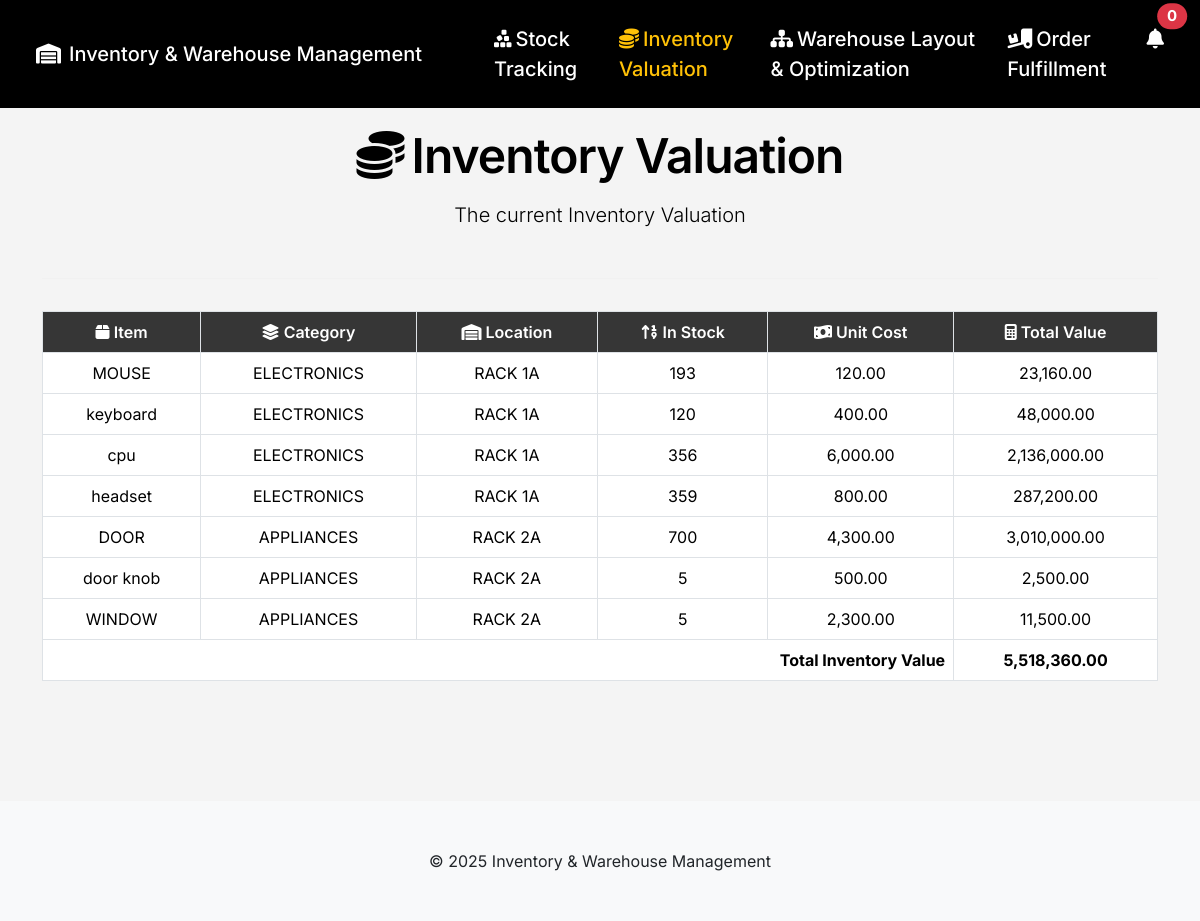
/inventory-valuation.php, run on an earlier commit of the app's database.
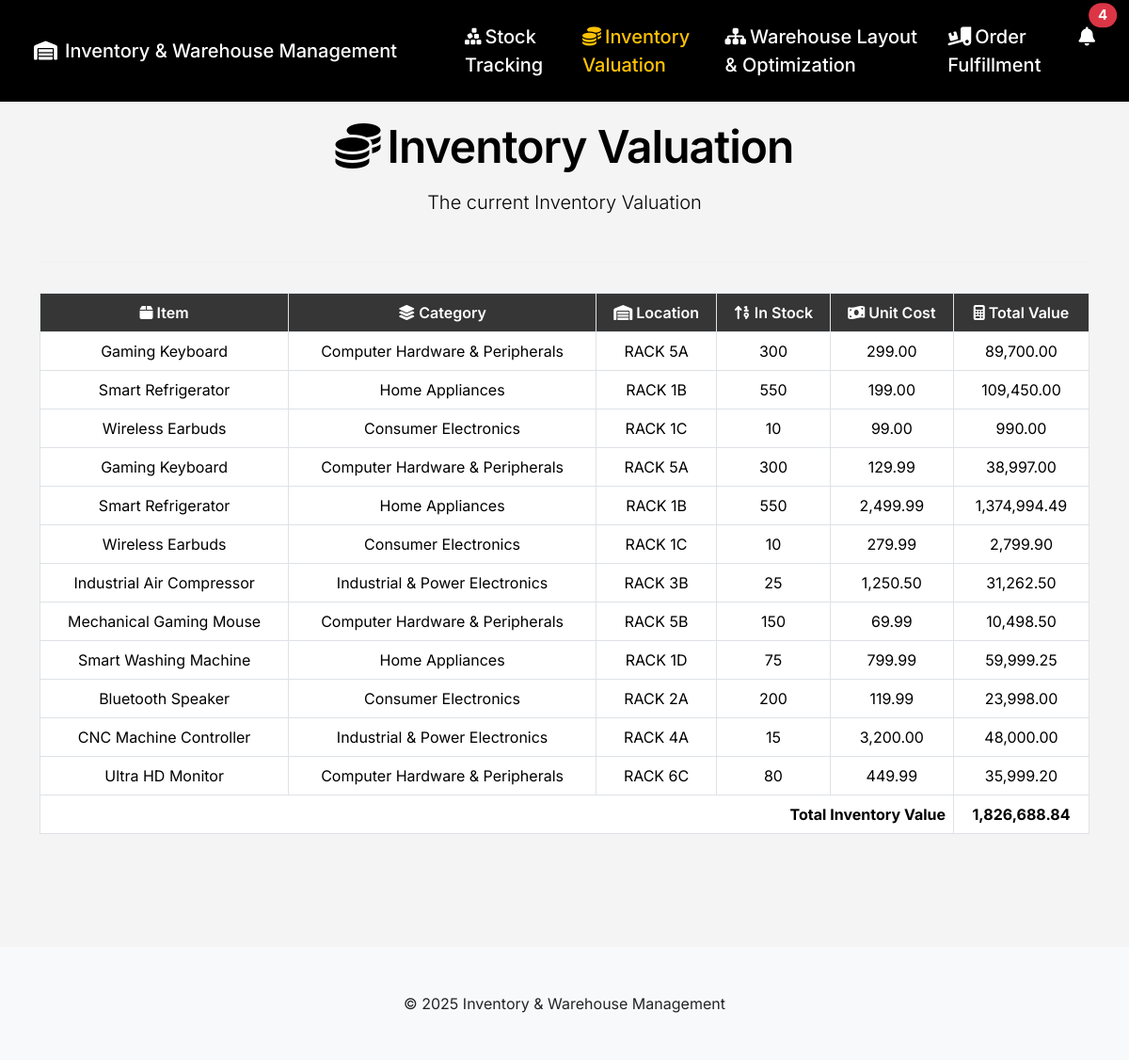
And on a later commit of the database.
### tables this page shows
CREATE TABLE `stocks` (
  `item` varchar(100) NOT NULL,
  `bar` varchar(255) NOT NULL,
  `category` varchar(100) NOT NULL,
  `location` varchar(100) NOT NULL,
  `price` float(255,2) NOT NULL,
  `id` int(10) NOT NULL,
  `stock` int(255) DEFAULT NULL,
  `notified` tinyint(1) DEFAULT 0
);

### inventory-valuation.php (the view, shortened to what the changed rows need)
<?php
include "config/config.php";
?>
<!DOCTYPE html>
<html lang="en">
<head>
    <link rel="stylesheet" href="https://cdn.jsdelivr.net/npm/bootstrap@5.3.3/dist/css/bootstrap.min.css">
    <link rel="stylesheet" href="https://cdnjs.cloudflare.com/ajax/libs/font-awesome/6.5.2/css/all.min.css">
    <link rel="stylesheet" href="https://cdn.datatables.net/1.13.7/css/dataTables.bootstrap5.min.css">
    <link rel="stylesheet" href="https://cdnjs.cloudflare.com/ajax/libs/animate.css/4.1.1/animate.min.css"/>
</head>
<body>
    <nav class="navbar navbar-expand-lg navbar-dark fixed-top py-3">
        <div class="container-fluid">
            <div class="collapse navbar-collapse justify-content-end" id="navbarNav">
                <ul class="navbar-nav gap-3">
                    <li>
                        <div class="nav-item dropdown me-3">
                           <a class="nav-link position-relative" href="#" id="notificationDropdown" data-bs-toggle="dropdown" aria-expanded="false" onclick="markNotificationsSeen()">
                                <i class="fa-solid fa-bell"></i>
                                <span class="position-absolute top-0 start-100 translate-middle badge rounded-pill bg-danger">
                                    <?php
                                    $query = "SELECT COUNT(*) as con FROM stocks WHERE stock < 49 AND notified = 0";
                                    $result = mysqli_query($conn, $query);
                                    echo mysqli_fetch_array($result)['con'];
                                    ?>
                                </span>
                            </a>
                        </div>
                    </li>
                </ul>
            </div>
        </div>
    </nav>
    <div class="container text-center flex-grow-1" style="margin-top: 120px; padding-bottom: 2rem;">
        <div class="main-container section-image-animate">
            <div class="table-responsive mb-4">
                <table class="table table-bordered align-middle" id="valuationTable">
                    <thead>
                        <tr>
                            <th scope="col"><i class="fa-solid fa-box"></i> Item</th>
                            <th scope="col"><i class="fa-solid fa-layer-group"></i> Category</th>
                            <th scope="col"><i class="fa-solid fa-warehouse"></i> Location</th>
                            <th scope="col"><i class="fa-solid fa-sort-numeric-up"></i> In Stock</th>
                            <th scope="col"><i class="fa-solid fa-money-bill-wave"></i> Unit Cost</th>
                            <th scope="col"><i class="fa-solid fa-calculator"></i> Total Value</th>
                        </tr>
                    </thead>
                    <tbody>
                        <?php
                            $query = "SELECT *, (price * stock) as totalCost FROM stocks";
                            $res = mysqli_query($conn, $query);
                            while ($data = mysqli_fetch_array($res)) {
                        ?>
                        <tr>
                            <td><?php echo htmlspecialchars($data['item']); ?></td>
                            <td><?php echo htmlspecialchars($data['category']); ?></td>
                            <td><?php echo htmlspecialchars($data['location']); ?></td>
                            <td><?php echo (int)$data['stock']; ?></td>
                            <td><?php echo number_format($data['price'], 2); ?></td>
                            <td><?php echo number_format($data['totalCost'], 2); ?></td>
                        </tr>
                        <?php
                            }
                        ?>
                    </tbody>
                    <tfoot>
                        <tr>
                            <th colspan="5" class="text-end">Total Inventory Value</th>
                            <?php
                                $query = "SELECT SUM(price * stock) as totalval FROM stocks";
                                $res = mysqli_query($conn, $query);
                                while($data2 = mysqli_fetch_array($res)){
                            ?>
                            <th><?php echo number_format($data2['totalval'], 2);?></th>
                            <?php
                                }
                            ?>
                        </tr>
                    </tfoot>
                </table>
            </div>
        </div>
    </div>
</body>
</html>

What changed in the data, as far as the page shows it:
removed stocks: item "MOUSE", category "ELECTRONICS", location "RACK 1A", stock "193", price "120.00", totalCost "23,160.00"
removed stocks: item "keyboard", category "ELECTRONICS", location "RACK 1A", stock "120", price "400.00", totalCost "48,000.00"
removed stocks: item "cpu", category "ELECTRONICS", location "RACK 1A", stock "356", price "6,000.00", totalCost "2,136,000.00"
removed stocks: item "headset", category "ELECTRONICS", location "RACK 1A", stock "359", price "800.00", totalCost "287,200.00"
removed stocks: item "DOOR", category "APPLIANCES", location "RACK 2A", stock "700", price "4,300.00", totalCost "3,010,000.00"
removed stocks: item "door knob", category "APPLIANCES", location "RACK 2A", stock "5", price "500.00", totalCost "2,500.00"
removed stocks: item "WINDOW", category "APPLIANCES", location "RACK 2A", stock "5", price "2,300.00", totalCost "11,500.00"
added stocks: item "Gaming Keyboard", category "Computer Hardware & Peripherals", location "RACK 5A", stock "300", price "299.00", totalCost "89,700.00"
added stocks: item "Smart Refrigerator", category "Home Appliances", location "RACK 1B", stock "550", price "199.00", totalCost "109,450.00"
added stocks: item "Wireless Earbuds", category "Consumer Electronics", location "RACK 1C", stock "10", price "99.00", totalCost "990.00"
added stocks: item "Gaming Keyboard", category "Computer Hardware & Peripherals", location "RACK 5A", stock "300", price "129.99", totalCost "38,997.00"
added stocks: item "Smart Refrigerator", category "Home Appliances", location "RACK 1B", stock "550", price "2,499.99", totalCost "1,374,994.49"
added stocks: item "Wireless Earbuds", category "Consumer Electronics", location "RACK 1C", stock "10", price "279.99", totalCost "2,799.90"
added stocks: item "Industrial Air Compressor", category "Industrial & Power Electronics", location "RACK 3B", stock "25", price "1,250.50", totalCost "31,262.50"
added stocks: item "Mechanical Gaming Mouse", category "Computer Hardware & Peripherals", location "RACK 5B", stock "150", price "69.99", totalCost "10,498.50"
added stocks: item "Smart Washing Machine", category "Home Appliances", location "RACK 1D", stock "75", price "799.99", totalCost "59,999.25"
added stocks: item "Bluetooth Speaker", category "Consumer Electronics", location "RACK 2A", stock "200", price "119.99", totalCost "23,998.00"
added stocks: item "CNC Machine Controller", category "Industrial & Power Electronics", location "RACK 4A", stock "15", price "3,200.00", totalCost "48,000.00"
added stocks: item "Ultra HD Monitor", category "Computer Hardware & Peripherals", location "RACK 6C", stock "80", price "449.99", totalCost "35,999.20"
Also different on the page:
mysqli_fetch_array($result)['con']: "0" → "4"
new list line: "1,826,688.84"
list line gone: "5,518,360.00"
